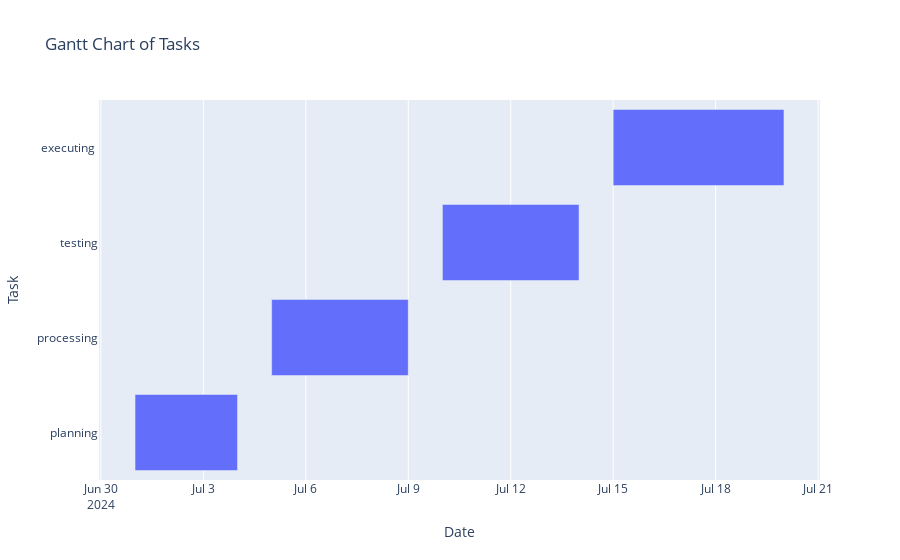

Source (notebook cell):
### Code cell
# 6. Gannt chart
data = {
    'Task': ['planning', 'processing', 'testing', 'executing '],
    'Start': ['2024-07-01', '2024-07-05', '2024-07-10', '2024-07-15'],
    'End': ['2024-07-04', '2024-07-09', '2024-07-14', '2024-07-20']
}

df = pd.DataFrame(data)
df['Start'] = pd.to_datetime(df['Start'])
df['End'] = pd.to_datetime(df['End'])

fig = px.timeline(df, x_start='Start', x_end='End', y='Task', title='Gantt Chart of Tasks')
fig.update_yaxes(categoryorder="total ascending")  # Optional: Order tasks by duration
fig.update_layout(xaxis_title='Date', yaxis_title='Task')
fig.show()

### Figure 1 — Plotly figure (JSON) as saved in the notebook; plotly's stock layout.template omitted (floating-point values rounded to 4 significant figures)
{"data": [{"alignmentgroup": "True", "base": ["2024-07-01T00:00:00", "2024-07-05T00:00:00", "2024-07-10T00:00:00", "2024-07-15T00:00:00"], "hovertemplate": "Start=%{base}<br>End=%{x}<br>Task=%{y}<extra></extra>", "legendgroup": "", "marker": {"color": "#636efa", "pattern": {"shape": ""}}, "name": "", "offsetgroup": "", "orientation": "h", "showlegend": false, "textposition": "auto", "type": "bar", "x": [259200000, 345600000, 345600000, 432000000], "xaxis": "x", "y": ["planning", "processing", "testing", "executing "], "yaxis": "y"}], "layout": {"autosize": true, "barmode": "overlay", "legend": {"tracegroupgap": 0}, "title": {"text": "Gantt Chart of Tasks"}, "xaxis": {"anchor": "y", "autorange": true, "domain": [0, 1], "range": ["2024-06-29 22:40", "2024-07-21 01:20"], "title": {"text": "Date"}, "type": "date"}, "yaxis": {"anchor": "x", "autorange": true, "categoryorder": "total ascending", "domain": [0, 1], "range": [-0.5, 3.5], "title": {"text": "Task"}, "type": "category"}}}
